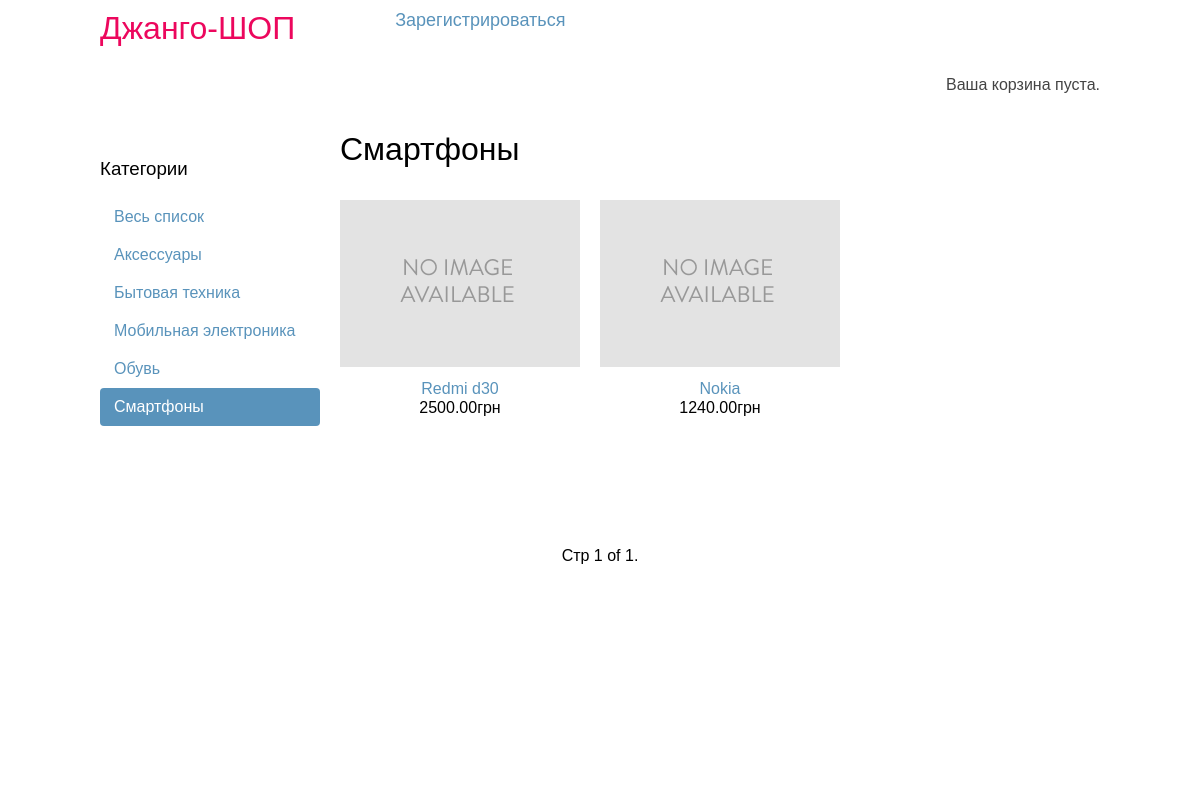
The app's page /smartfony/ with its own data.
### shop/models.py (models this page shows, shortened)
class Category(models.Model):
    name = models.CharField(max_length=200, db_index=True, verbose_name='наименование')
    slug = models.SlugField(max_length=200, db_index=True, unique=True, verbose_name='краткое наименование')
    class Meta:
        ordering = ('name',)
        verbose_name = 'Категория'
        verbose_name_plural = 'Категории'
    def get_absolute_url(self):
        return reverse('shop:product_list_by_category', args=[self.slug])

class Product(models.Model):
    category = models.ForeignKey(Category, related_name='products', on_delete=models.CASCADE)
    name = models.CharField(max_length=200, db_index=True)
    slug = models.SlugField(max_length=200, db_index=True)
    image = models.ImageField(upload_to='products/%Y/%m/%d', blank=True)
    description = models.TextField(blank=True)
    price = models.DecimalField(max_digits=10, decimal_places=2)
    stock = models.PositiveIntegerField(verbose_name='акция')
    available = models.BooleanField(default=True)
    created = models.DateTimeField(auto_now_add=True)
    updated = models.DateTimeField(auto_now=True)
    class Meta:
        ordering = ('-created',)
        index_together = (('id', 'slug'),)
        verbose_name = 'Товар'
        verbose_name_plural = 'Товары'
    def get_absolute_url(self):
        return reverse('shop:product_detail', args=[self.id, self.slug])

### shop/views.py (the view)
# urls.py: url(r'^(?P<category_slug>[-\w]+)/$', views.product_list, name='product_list_by_category'),
def product_list(request, category_slug=None):
    category = None
    categories = Category.objects.all()
    products_list = Product.objects.filter(available=True)
    if category_slug:
        category = get_object_or_404(Category, slug=category_slug)
        products_list = products_list.filter(category=category)
        page = request.GET.get('page')
        paginator = Paginator(products_list, 2)
        try:
            products_list = paginator.page(page)
        except PageNotAnInteger:
            products_list = paginator.page(1)
        except EmptyPage:
            products_list = paginator.page(paginator.num_pages)
    return render(request, 'shop/product/list.html', {'category': category,
                                                      'categories': categories,
                                                      'products': products_list})

### cart/cart.py (called while the page is built)
    def __len__(self):
        return sum(item['quantity'] for item in self.cart.values())

### cart/context_processors.py (called while the page is built)
def cart(request):
    return {'cart': Cart(request) }

### shop/templates/shop/product/list.html (shortened to what this page needs)
{% extends "shop/base.html" %}
{% load static %}
{% block content %}
    <div id="sidebar">
        <h3>Категории</h3>
        <ul>
            <li {% if not category %}class="selected"{% endif %}>
                <a href="{% url "shop:product_list" %}">Весь список</a>
            </li>
        {% for c in categories %}
            <li {% if category.slug == c.slug %}class="selected"{% endif %}>
                <a href="{{ c.get_absolute_url }}">{{ c.name }}</a>
            </li>
        {% endfor %}
        </ul>
    </div>
    <div id="main" class="product-list">
        <h1>{% if category %}{{ category.name }}{% else %}Товары{% endif %}</h1>
        {% for product in products %}
            <div class="item">
                <a href="{{ product.get_absolute_url }}">
                    <img src="{% if product.image %}{{ product.image.url }}{% else %}{% static "img/no_image.png" %}{% endif %}">
                </a>
                <a href="{{ product.get_absolute_url }}">{{ product.name }}</a><br>
                {{ product.price }}грн
            </div>
        {% endfor %}
    </div>
    <div class="pagination">
        <span class="step-links">
            <span class="current">
                Стр {{ products.number }} of {{ products.paginator.num_pages }}.
            </span>
        </span>
    </div>
{% endblock %}

### shop/static/css/base.css (style rules this page uses)
body { margin:0; padding:0; font-family:helvetica, sans-serif; }
h1, h2, h3, h4, h5 , h6 { font-family: 'Ubuntu', sans-serif; font-weight:normal; }
a { text-decoration:none; color:#5993bb; }
#sidebar { width:220px; padding:30px 20px 0 0; float:left; }
#sidebar ul { margin:0; padding:0; }
#sidebar ul li { margin:0; list-style:none; padding:10px 14px; }
#sidebar ul li a { display:block; }
#sidebar ul li.selected { background:#5993bb; border-radius:4px; }
#sidebar ul li.selected a { color:#fff; }
#main { float:left; width: 96%; margin-right:-220px; overflow:hidden; }
.product-list { margin-bottom: 15vh; }
.product-list .item { width:25%; padding:10px 20px 10px 0; float:left; text-align:center; line-height:1.2; }
.product-list .item img { width:100%; margin-bottom:8px; }
.pagination { margin-top: 3vh; display: flex; justify-content: center; width: 100%; }
.pagination .step-links { display: block; }

### records on screen
Category: name "Аксессуары"
Category: name "Бытовая техника"
Category: name "Мобильная электроника"
Category: name "Обувь"
Category: name "Смартфоны"
Product: name "Redmi d30", price "2500.00"
Product: name "Nokia", price "1240.00"

### other values on screen
{{ products.number }} "1"
{{ products.paginator.num_pages }} "1"
